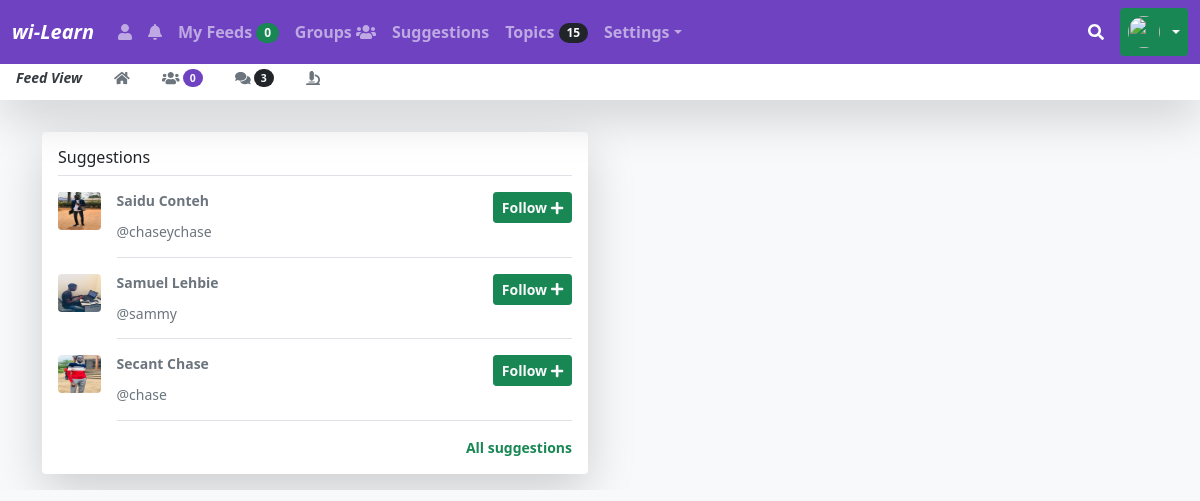
Page /users/suggestions.php on the committed database.
### tables this page shows
CREATE TABLE IF NOT EXISTS `tbluserregistration` (
  `userid` int(11) NOT NULL AUTO_INCREMENT,
  `username` varchar(20) NOT NULL,
  `firstname` varchar(50) DEFAULT NULL,
  `middlename` varchar(50) DEFAULT NULL,
  `lastname` varchar(50) DEFAULT NULL,
  `email` varchar(50) DEFAULT NULL,
  `gender` varchar(50) DEFAULT NULL,
  `dateofbirth` date DEFAULT NULL,
  `password` varchar(20) DEFAULT NULL,
  `photo` varchar(255) DEFAULT NULL,
  PRIMARY KEY (`userid`)
);

### users/suggestions.php (the view, shortened to what this page needs)
<?php include 'header.php';
?>
<main class="container mt-3">
<div class="row">
<div class="col-md-6">
  <div class="my-3 p-3 bg-body rounded shadow-lg">
    <h6 class="border-bottom pb-2 mb-0">Suggestions</h6>
    <?php
include '../includes/config.php';
$userid = $_SESSION['userid'];
$suggestionquery = "SELECT * FROM tbluserregistration WHERE userid != '$userid'";
$suggestionqueryrun = mysqli_query($conn, $suggestionquery);
$suggestionqueryrowcount = mysqli_num_rows($suggestionqueryrun);
if ($suggestionqueryrowcount > 0) {
while ($suggestionquerystoreresult = mysqli_fetch_assoc($suggestionqueryrun))
{ ?>
    <div class="d-flex text-muted pt-3">
        <img class="me-3 rounded" src="../<?php echo $suggestionquerystoreresult['photo'];?>" alt="<?php echo $suggestionquerystoreresult['userid'];?>" width="48" height="38">
      <div class="pb-3 mb-0 small lh-sm border-bottom w-100">
        <div class="d-flex justify-content-between">
          <strong class="text-gray-dark"><?php echo $suggestionquerystoreresult['firstname'].' '.$suggestionquerystoreresult['lastname'];?></strong>
          <form action = "" method ="POST">
            <button class="text-decoration-none text-light fw-bold btn btn-success btn-sm" name = "friendrequest">Follow <i class="fas fa-plus"></i></button>
  </form>
          </div>
        <span class="d-block"><?php echo $suggestionquerystoreresult['username'];?></span>
      </div>
    </div>
    <?php
     }
  }
?>
    <small class="d-block text-end mt-3">
      <a href="#" class="text-decoration-none text-success fw-bold">All suggestions</a>
    </small>
  </div>
  </div>
</main>
<?php include 'footer.php';?>

### css/offcanvas.css (style rules this page uses)
html, body { overflow-x: hidden; }
body { padding-top: 56px; }

### rows in the picture
tbluserregistration: photo (picture), firstname "Saidu", lastname "Conteh", username "@chaseychase"
tbluserregistration: photo (picture), firstname "Samuel", lastname "Lehbie", username "@sammy"
tbluserregistration: photo (picture), firstname "Secant", lastname "Chase", username "@chase"

### other values in the picture
$feedsqueryrowcount "0"
$friendsqueryrowcount "0"
